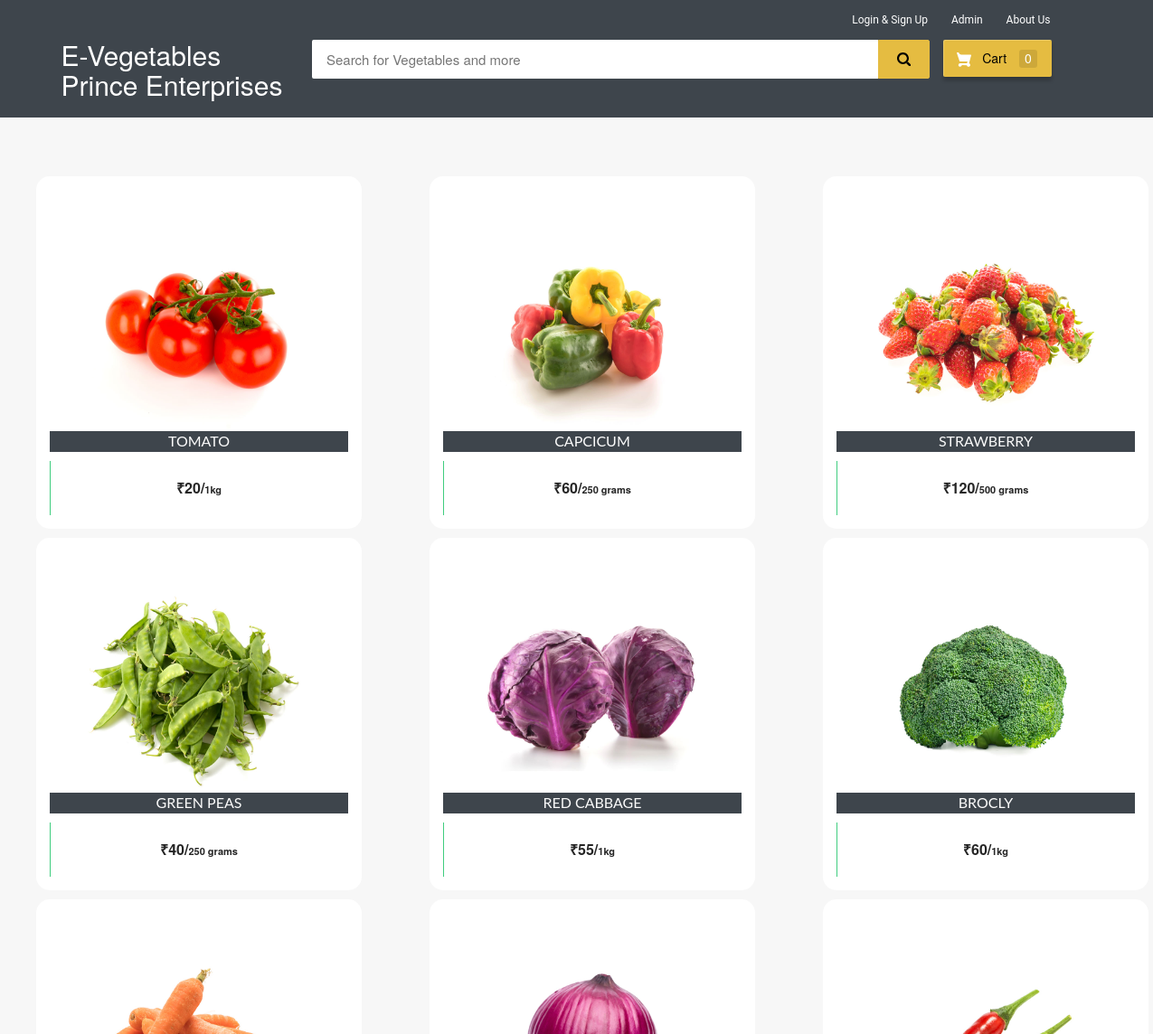
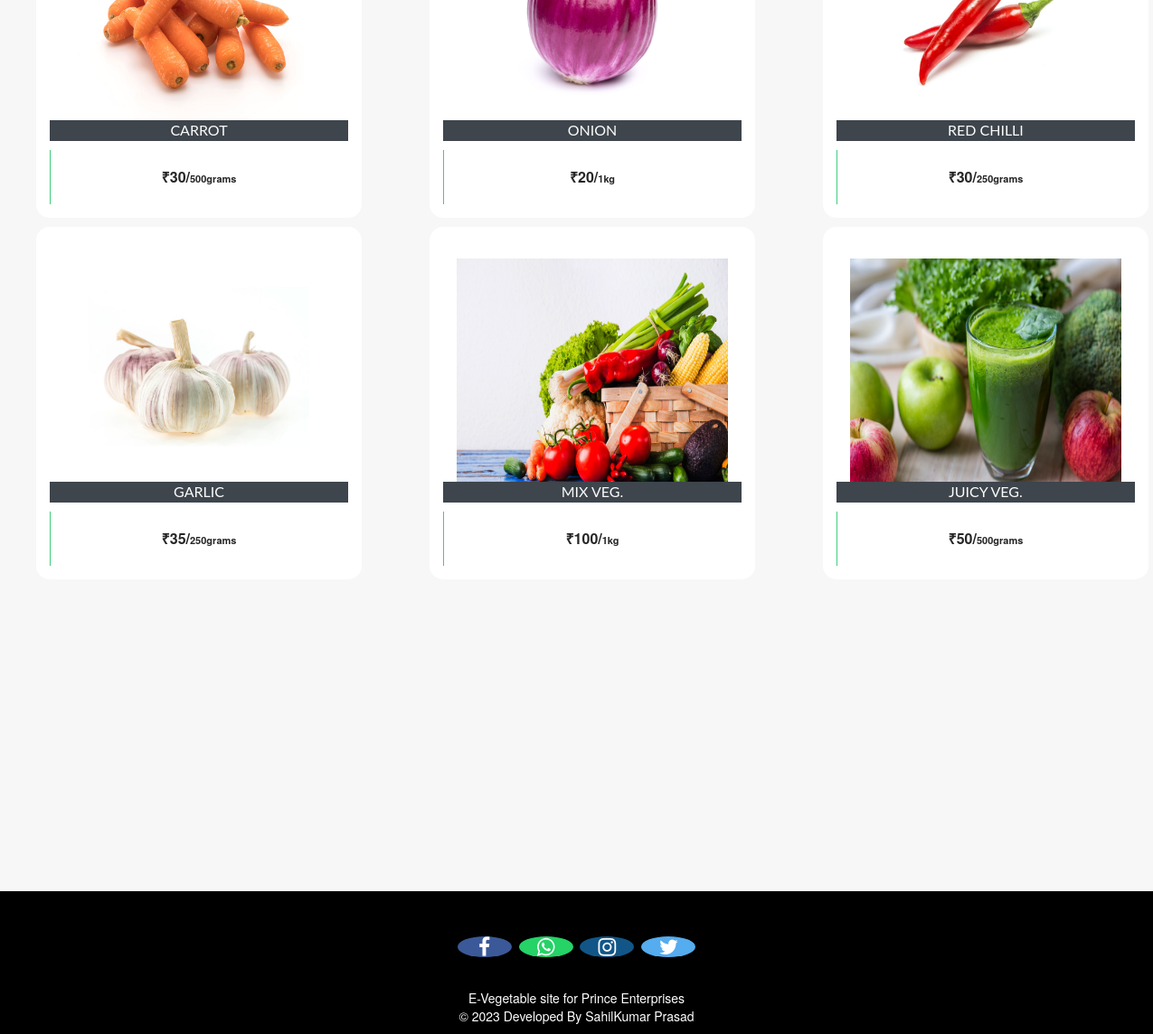
The page / on the database its author committed (2 pictures, top to bottom).
### ecom/models.py (models this page shows, shortened)
class Product(models.Model):
    Choice =[
            ('grams', (
            ('250grams', '250'),
            ('500grams', '500'),
        )
    ),
    ('kg', (
            ('1kg', '1'),
        )
    ),
    ]
    name=models.CharField(max_length=40)
    product_image= models.ImageField(upload_to='product_image/',null=True,blank=True)
    price = models.PositiveIntegerField()
    quantity=models.CharField(max_length=10,null=True,choices=Choice)
    description=models.CharField(max_length=100)

### ecom/views.py (the view)
# urls.py: path('',views.home_view,name=''),
def home_view(request):
    products=models.Product.objects.all()
    if 'product_ids' in request.COOKIES:
        product_ids = request.COOKIES['product_ids']
        counter=product_ids.split('|')
        product_count_in_cart=len(set(counter))
    else:
        product_count_in_cart=0
    if request.user.is_authenticated:
        return HttpResponseRedirect('afterlogin')
    return render(request,'ecom/index.html',{'products':products,'product_count_in_cart':product_count_in_cart})

### templates/ecom/index.html (shortened to what this page needs)
{% extends 'ecom/homebase.html' %}
{% load static %}
{% block content %}
{%if products%}
<br>
  <div class="row">
      {% for p in products %}
      <div class="column">
      <div class="container page-wrapper" style="width: 450px;">
        <div class="page-inner">
          <div class="row">
            <div class="el-wrapper">
              <div class="box-up">
                <img class="img" src="{% static p.product_image.url %}" alt="product pic" height="300px" width="300px">
                <div class="img-info">
                  <div class="info-inner">
                    <span style="background-color:#3e454c; color:fbfbfb; text-transform:uppercase;"class="p-company">{{p.name}}</span>
                  </div>
                </div>
              </div>
              <div class="box-down">
                <a class="cart" href="{% url 'add-to-cart' p.id  %}">
                  <span class="price">₹{{p.price}}/<span  class="qty">{{p.quantity}}</span></span>
                  <span class="add-to-cart">
                    <span class="txt"><i class="fa fa-shopping-cart"></i> Add To Cart</span>
                  </span>
                </a>
              </div>
            </div>
          </div>
        </div>
      </div>
      </div>
{% if forloop.counter|divisibleby:"3" %}
    </div>
    <div class="row">
          <br><br><br><br><br>
{% endif %}
  {% endfor %}
</div>
{%else%}
<h3 style="text-align:center; color:#3E454C;">No Search Found</h3>
{%endif%}
<br><br><br>
<br><br><br><br><br><br><br><br><br><br><br><br>
{% endblock content %}

### templates/ecom/homebase.html (shortened to what this page needs)
<html>
{% load static %}
<head>
<link rel="stylesheet" href="https://maxcdn.bootstrapcdn.com/bootstrap/3.3.0/css/bootstrap.min.css">
<link rel="stylesheet" href="https://maxcdn.bootstrapcdn.com/font-awesome/4.7.0/css/font-awesome.min.css">
</head>
<body>
  {%if request.user.is_authenticated%}
    {% include "ecom/customer_navbar.html" %}
  {%else%}
  <div id="navbar" class="nav">
    <div class="container">
        <div class="row row1">
            <ul class="largenav pull-right">
              <li class="upper-links dropdown"><a class="links" href="">Login & Sign Up</a>
              </li>
                <li class="upper-links"><a class="links" href="/adminclick">Admin</a></li>
                <li class="upper-links"><a class="links" href="/aboutus">About Us</a></li>
            </ul>
        </div>
        <div class="row row2">
            <div class="col-sm-3">
                <h2 style="margin:0px;"><a style="text-decoration:none; color:white;" href="/"><span class="largenav">E-Vegetables Prince Enterprises</span></a></h2>
            </div>
            <div class="navbar-search smallsearch col-sm-7 col-xs-11">
              <form  action="/search" method="get">
                <div class="row"> <input class="navbar-input col-xs-11" type="search" placeholder="Search for Vegetables and more" name="query" id="query">
                  <button class="navbar-button col-xs-1" type="submit">
                  </button>
                </div>
              </form>
            </div>
            <div class="cart1 largenav col-sm-2"> <a class="cart-button" href="/cart">  Cart <span class="item-number ">{{ product_count_in_cart }}</span> </a> </div>
        </div>
    </div>
</div>
  {%endif%}
{% block content %}
{% endblock content %}
<br><br><br>
<footer>
  <br>
  <p>
    <a href="#" class="fa fa-facebook"></a>
    <a href="#" class="fa fa-whatsapp"></a>
    <a href="#" class="fa fa-instagram"></a>
    <a href="#" class="fa fa-twitter"></a>
  </p>
  <br>
  <div class="container">
    <div class="row">
      <div class="col-md-12 col-sm-12">
        <div style="color:#ffffff;" class="wow fadeInUp footer-copyright">
          <p>E-Vegetable site for Prince Enterprises<br>
            &copy; 2023 Developed By SahilKumar Prasad </p>
        </div>
      </div>
    </div>
  </div>
</footer>
</body>
</html>

### templates/ecom/homebase.html (style rules this page uses)
body { background-color: #f7f7f7; height: auto; }
#navbar { z-index: 1; position: sticky; background-color: #3e454c; color: black; top: 0; }
.row1 { padding-top: 10px; padding-right: 50px }
.row2 { padding-bottom: 20px }
.navbar-input { padding: 11px 16px; border-radius: 2px 0 0 2px; border: 0 none; outline: 0 none; font-size: 15px }
.navbar-button { background-color: #e5bc41; border: 1px solid #e5bc41; border-radius: 0 2px 2px 0; color: #565656; padding: 10px 0; height: 43px; cursor: pointer }
.cart-button { background-color: #E5BC41; box-shadow: 0 4px 4px 0 rgba(0, 0, 0, .23), inset 1px 1px 0 0 hsla(0, 0%, 100%, .2); padding: 10px 0; text-align: center; height: 41px; border-radius: 2px; font-weight: 500; width: 120px; display: inline-block; color: #FFFFFF; text-decoration: none; color: inherit; border: none; outline: none }
.cart-svg { display: inline-block; width: 16px; height: 16px; vertical-align: middle; margin-right: 8px }
.item-number { border-radius: 3px; background-color: rgba(0, 0, 0, .1); height: 20px; padding: 3px 6px; font-weight: 500; display: inline-block; color: #fff; line-height: 12px; margin-left: 10px }
.upper-links { display: inline-block; padding: 0 11px; line-height: 23px; font-family: 'Roboto', sans-serif; letter-spacing: 0; color: inherit; border: none; outline: none; font-size: 12px }
.dropdown { position: relative; display: inline-block; margin-bottom: 0px }
.links { color: #fff; text-decoration: none }
.largenav { display: none }
.smallsearch { margin-left: 15px; margin-top: 15px }
footer { padding: 0px 0px 0px 0px; background-color: black; margin: 0px; }
.fa { font-size: 23px; width: 60px; text-align: center; text-decoration: none; margin: 5px 2px; border-radius: 50%; }
.fa-facebook { background: #3B5998; color: white; margin-top: 30px; }
.fa-whatsapp { background: #25d366; color: white; }
.fa-twitter { background: #55ACEE; color: white; }
.fa-instagram { background: #125688; color: white; }
p { text-align: center; }
@media screen and (min-width: 768px) { .largenav { display: block } }
@media screen and (min-width: 768px) { .smallsearch { margin: 0px } }

### rows shown on the page
Product: product_image (picture), name "TOMATO", price "20", quantity "1kg"
Product: product_image (picture), name "CAPCICUM", price "60", quantity "250 grams"
Product: product_image (picture), name "STRAWBERRY", price "120", quantity "500 grams"
Product: product_image (picture), name "GREEN PEAS", price "40", quantity "250 grams"
Product: product_image (picture), name "RED CABBAGE", price "55", quantity "1kg"
Product: product_image (picture), name "BROCLY", price "60", quantity "1kg"
Product: product_image (picture), name "CARROT", price "30", quantity "500grams"
Product: product_image (picture), name "ONION", price "20", quantity "1kg"
Product: product_image (picture), name "RED CHILLI", price "30", quantity "250grams"
Product: product_image (picture), name "GARLIC", price "35", quantity "250grams"
Product: product_image (picture), name "MIX VEG.", price "100", quantity "1kg"
Product: product_image (picture), name "JUICY VEG.", price "50", quantity "500grams"

### other values the page prints
{{ product_count_in_cart }} "0"
